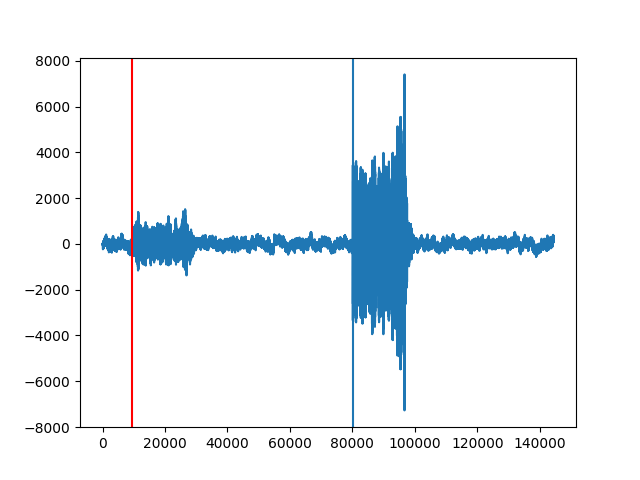

Reproduce this figure in Python.
import socket  	
import scipy.signal
import numpy as np
import sounddevice as sd
import recorder
from threading import Thread
from scipy.io import wavfile
import matplotlib.pyplot as plt
class ThreadWithReturnValue(Thread):
    def run(self):
        if self._target is not None:
            self._return = self._target(*self._args, **self._kwargs)
 
    def join(self):
        super(ThreadWithReturnValue,self).join()
        return self._return
socket_server = socket.socket(socket.AF_INET,socket.SOCK_STREAM)
host = ''
port = 2333
socket_server.bind((host,port))
socket_server.listen(5)
client_socket ,address = socket_server.accept()

def receive_time():
    data = client_socket.recv(1024)          #获取客户端请求的数据
    client_socket.sendall(b'HTTP/1.1 200 OK\r\n\r\nHello World')    
    return float(data.decode('utf-8'))
def send_ready():
    client_socket.sendall(b'server ready')
    data = client_socket.recv(1024).decode('utf-8')
    if data == 'client ready':
        return True
    else:
        return False
if __name__ == '__main__':
    fs = 48000
    T = 0.5
    f1 = 4000
    f2 = 6000
    f3 = 8000
    t = np.linspace(0,T,round(fs*T))
    y = scipy.signal.chirp(t,f1,T,f2)
    if(send_ready()):
        r = recorder.waveRecorder(fs,3,'sender.wav')
        thread = ThreadWithReturnValue(target=r.saveWave)
        thread.start()
        sd.play(y, fs,blocking=True)
        data  = thread.join()

        z1 = scipy.signal.chirp(t,f1,T,f2)
        z2 = scipy.signal.chirp(t,f2,T,f3)
        z1 = z1[::-1]
        z2 = z2[::-1]

        c1 = np.convolve(data.reshape(-1),z1.reshape(-1),'valid')
        p1 = np.argmax(c1)
        p2 = np.argmax(np.convolve(data.reshape(-1),z2.reshape(-1),'valid'))

        psub = receive_time()
        psub = psub/fs
        plt.plot(data.reshape(-1))
        plt.axvline(p1,c='r')
        plt.axvline(p2)
        plt.savefig('sender.png')
        p1 = (p1-1)/fs
        p2 = (p2-1)/fs
        dAA = 0
        dBB = 0
        print(p1,p2,psub)
        print(343 / 2 * (p2 - p1 - psub) + dAA/2 + dBB/2)